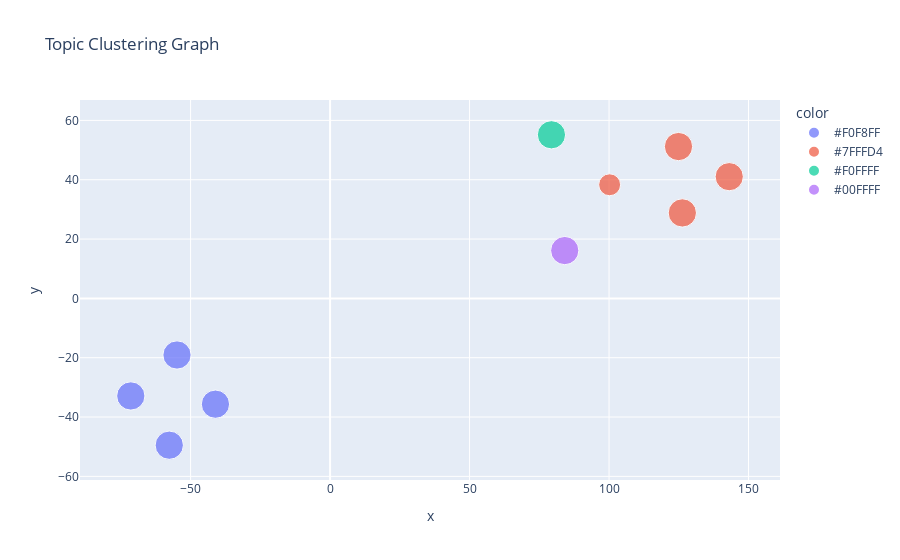

Notebook code for this chart:
### Markdown cell above
# Generating Cluster Graph of Topics

### Code cell
num_topics = len(LDA_model_topics)

#print(num_topics)

#Get Topic Weights
topic_weights = []
for i in df["Topics"]:
    per_doc_list = [None] * num_topics
    #print(len(per_doc_list))
    for x in i:
        #print(x)
        per_doc_list[x[0]] = x[1]
    topic_weights.append(per_doc_list)

# Array of topic weights    
arr = pd.DataFrame(topic_weights).fillna(0).to_numpy()

# Dominant topic number in each doc
topic_num = np.argmax(arr, axis=1)

#print(arr)

# tSNE Model Creation
tsne_model = TSNE(n_components=2, verbose=1, 
                  random_state=0, angle=.99, 
                  init='pca', perplexity = (arr.shape[0] - 1) / 3)
tsne_lda = tsne_model.fit_transform(arr)

#Color palette for the clusters
mycolors = np.array([color for name, color in mcolors.CSS4_COLORS.items()])


#creating the cluster graph in plotly
fig_cluster = px.scatter(df, x = tsne_lda[:,0],y = tsne_lda[:,1],
                        custom_data = ['Shortened Address', 'Sentiment Label', 'Main Topic'],
                        color = mycolors[topic_num],
                        size = "Main Topic Score",
                        title = "Topic Clustering Graph")

fig_cluster.update_traces(hovertemplate="<br>".join(["Address: %{customdata[0]}",
                                                     "Sentiment Label: %{customdata[1]}",
                                                     "Main Topic:%{customdata[2]}"])
                          )#set the hover text to show whatwas in custom_data



fig_cluster.show()

### Figure 1 — Plotly figure (JSON) as saved in the notebook; plotly's stock layout.template omitted (floating-point values rounded to 4 significant figures)
{"data": [{"customdata": [["https://www.foxnews.com/politics/hu", "Neutral", 0], ["https://www.foxnews.com/politics/hu", "Neutral Negative", 0], ["https://apnews.com/article/hunter-b", "Neutral Negative", 0], ["https://abcnews.go.com/Politics/com", "Neutral Negative", 0]], "hovertemplate": "Address: %{customdata[0]}<br>Sentiment Label: %{customdata[1]}<br>Main Topic:%{customdata[2]}", "legendgroup": "#F0F8FF", "marker": {"color": "#636efa", "size": [0.9978, 0.9978, 0.9985, 0.9968], "sizemode": "area", "sizeref": 0.002496, "symbol": "circle"}, "mode": "markers", "name": "#F0F8FF", "orientation": "v", "showlegend": true, "type": "scatter", "x": [-41.09, -71.43, -57.64, -54.87], "xaxis": "x", "y": [-35.67, -32.89, -49.49, -19.08], "yaxis": "y"}, {"customdata": [["https://www.foxnews.com/politics/do", "Neutral Positive", 3], ["https://www.nation.com.pk/24-Dec-20", "Negative", 3], ["https://www.cnn.com/2023/09/27/poli", "Neutral Negative", 3], ["https://www.bbc.com/news/world-us-c", "PARERROR: WebBlockerError", 3]], "hovertemplate": "Address: %{customdata[0]}<br>Sentiment Label: %{customdata[1]}<br>Main Topic:%{customdata[2]}", "legendgroup": "#7FFFD4", "marker": {"color": "#EF553B", "size": [0.9983, 0.9943, 0.9984, 0.5996], "sizemode": "area", "sizeref": 0.002496, "symbol": "circle"}, "mode": "markers", "name": "#7FFFD4", "orientation": "v", "showlegend": true, "type": "scatter", "x": [124.9, 143.1, 126.3, 100.2], "xaxis": "x", "y": [51.18, 41.03, 28.81, 38.3], "yaxis": "y"}, {"customdata": [["https://www.nation.com.pk/21-Jun-20", "Neutral Negative", 4]], "hovertemplate": "Address: %{customdata[0]}<br>Sentiment Label: %{customdata[1]}<br>Main Topic:%{customdata[2]}", "legendgroup": "#F0FFFF", "marker": {"color": "#00cc96", "size": [0.9952], "sizemode": "area", "sizeref": 0.002496, "symbol": "circle"}, "mode": "markers", "name": "#F0FFFF", "orientation": "v", "showlegend": true, "type": "scatter", "x": [79.35], "xaxis": "x", "y": [55.15], "yaxis": "y"}, {"customdata": [["https://www.nation.com.pk/25-Jul-20", "Neutral Positive", 2]], "hovertemplate": "Address: %{customdata[0]}<br>Sentiment Label: %{customdata[1]}<br>Main Topic:%{customdata[2]}", "legendgroup": "#00FFFF", "marker": {"color": "#ab63fa", "size": [0.9949], "sizemode": "area", "sizeref": 0.002496, "symbol": "circle"}, "mode": "markers", "name": "#00FFFF", "orientation": "v", "showlegend": true, "type": "scatter", "x": [84.12], "xaxis": "x", "y": [16.12], "yaxis": "y"}], "layout": {"legend": {"itemsizing": "constant", "title": {"text": "color"}, "tracegroupgap": 0}, "title": {"text": "Topic Clustering Graph"}, "xaxis": {"anchor": "y", "domain": [0, 1], "title": {"text": "x"}}, "yaxis": {"anchor": "x", "domain": [0, 1], "title": {"text": "y"}}}}
